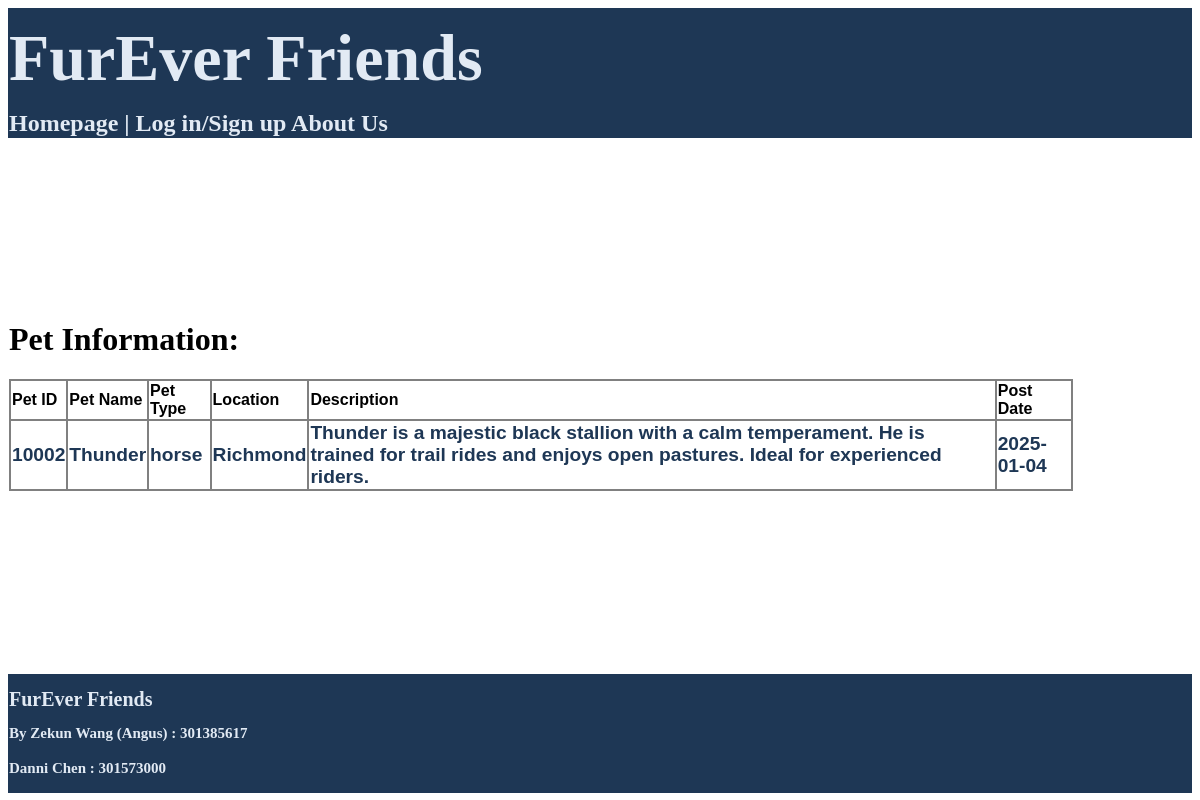
The app's page /public/pages/pet_information.php?edit=10002 with its own data.
### tables this page shows
CREATE TABLE `pet` (
  `pet_id` int(5) NOT NULL,
  `pet_name` varchar(20) NOT NULL,
  `location` varchar(50) NOT NULL,
  `pet_type` varchar(20) NOT NULL,
  `post_date` date NOT NULL,
  `description` text NOT NULL
);

### public/pages/pet_information.php (the view, shortened to what this page needs)
<?php
require("../../private/functions/db_credentials.php");
$connection = mysqli_connect($dbhost, $dbuser, $dbpass, $dbname);
?>
<?php
require('../../private/shared/header.php');
echo "<h1>Pet Information: </h1>";
if(isset($_GET['edit'])){
    $id = $_GET['edit'];
}
$general_query = "SELECT * FROM pet WHERE pet_id = ".$id;
$select_result = mysqli_query($connection, $general_query);
if(mysqli_num_rows($select_result) != 0){
    echo"<table class='resultTable'><tr>";
        echo "<td class='tableGrid'><p class='tableHeader'>Pet ID</p></td>";
        echo "<td class='tableGrid'><p class='tableHeader'>Pet Name</p></td>";
        echo "<td class='tableGrid'><p class='tableHeader'>Pet Type</p></td>";
        echo "<td class='tableGrid'><p class='tableHeader'>Location</p></td>";
        echo "<td class='tableGrid'><p class='tableHeader'>Description</p></td>";
        echo "<td class='tableGrid'><p class='tableHeader'>Post Date</p></td>";
    echo "</tr><tr>";
    while($row = mysqli_fetch_assoc($select_result)){
        $pet_id = $row['pet_id'];
        echo "<td class='tableGrid'><a href='pet_information.php?edit=$pet_id' id='link1'>". $row['pet_id']. "</a></td>";
        echo "<td class='tableGrid'><a href='pet_information.php?edit=$pet_id' id='link1'>". $row['pet_name']. "</a></td>";
        echo "<td class='tableGrid'><a href='pet_information.php?edit=$pet_id' id='link1'>". $row['pet_type']. "</a></td>";
        echo "<td class='tableGrid'><a href='pet_information.php?edit=$pet_id' id='link1'>". $row['location']. "</a></td>";
        echo "<td class='tableGrid'><a href='pet_information.php?edit=$pet_id' id='link1'>". $row['description']. "</a></td>";
        echo "<td class='tableGrid'><a href='pet_information.php?edit=$pet_id' id='link1'>". $row['post_date']. "</a></td>";
        echo"</tr>";
    }
    echo"</table>";
}
else{
    echo"<tr>Result is empty!</tr>";
}
require('../../private/shared/footer.php');
?>

### private/shared/header.php (style rules this page uses)
a { color:#E2EAF4; text-decoration: none; }

### records on screen
pet: pet_id "10002", pet_name "Thunder", pet_type "horse", location "Richmond", description "Thunder is a majestic black stallion with a calm temperament. He is trained for trail rides and enjoys open pastures. Ideal for experienced riders.", post_date "2025-01-04"
